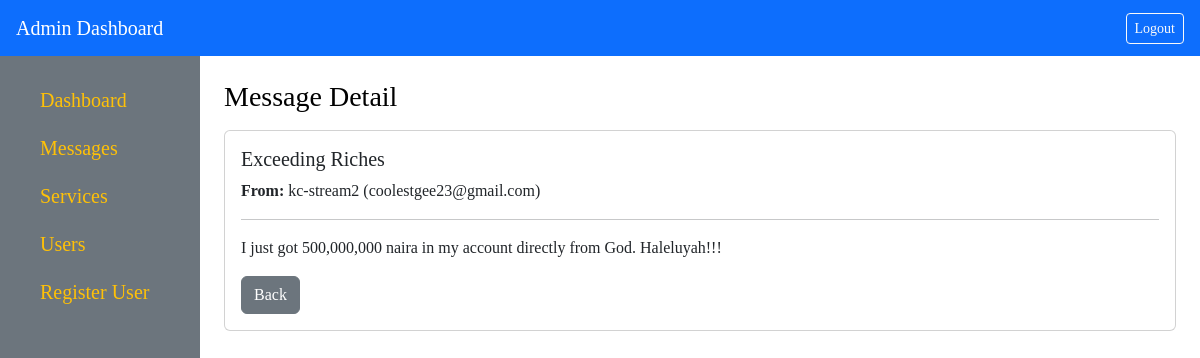
The app's page /messages/2/ (signed in) with its own data.
### dashboard/models.py (models this page shows, shortened)
class Message(models.Model):
    name = models.CharField(max_length=100)
    email = models.EmailField()
    subject = models.CharField(max_length=150)
    message = models.TextField()
    is_read = models.BooleanField(default=False)
    created_at = models.DateTimeField(auto_now_add=True)

### dashboard/views.py (the view)
# urls.py: path('messages/<int:pk>/', message_detail, name='message_detail'),
@login_required
def message_detail(request, pk):
    message = get_object_or_404(Message, pk=pk)
    message.is_read = True
    message.save()
    return render(request, 'dashboard/message_detail.html', {'message': message})

### dashboard/templates/dashboard/message_detail.html
{% extends 'base.html' %}
{% block content %}
<h3>Message Detail</h3>
<div class="card mt-3">
    <div class="card-body">
        <h5>{{ message.subject }}</h5>
        <p><strong>From:</strong> {{ message.name }} ({{ message.email }})</p>
        <hr>
        <p>{{ message.message }}</p>
        <a href="{% url 'message_list' %}" class="btn btn-secondary">Back</a>
    </div>
</div>
{% endblock %}

### templates/base.html (style rules this page uses)
body { font-family: 'Roboto, Arial, sans-serif'; margin: 0; background: var(--light); color: var(--dark); }

### records on screen
Message: subject "Exceeding Riches", name "kc-stream2", email "coolestgee23@gmail.com", message "I just got 500,000,000 naira in my account directly from God. Haleluyah!!!"
